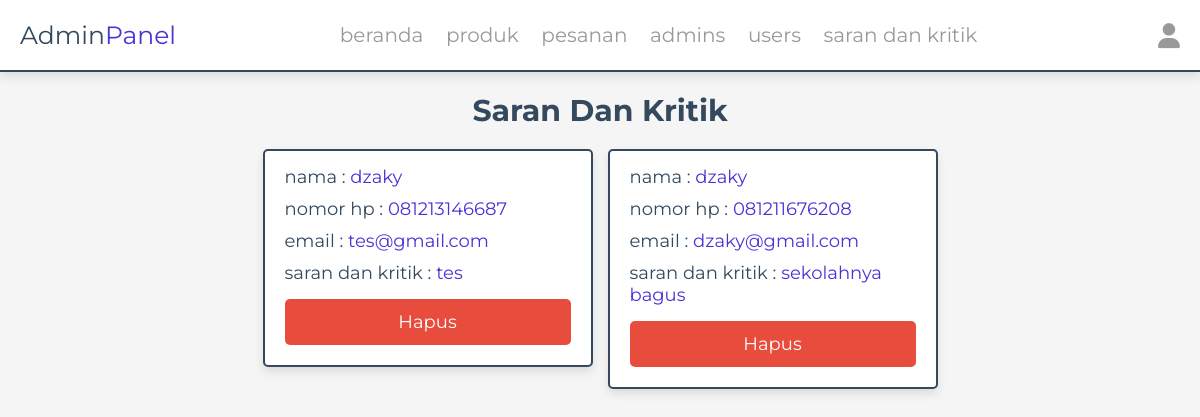
Screenshot of /admin/kritik.php (signed in) with the database file from the repository.
### tables this page shows
CREATE TABLE `kritik` (
  `id` int(100) NOT NULL,
  `user_id` int(100) NOT NULL,
  `nama` varchar(100) NOT NULL,
  `email` varchar(100) NOT NULL,
  `no_hp` varchar(13) NOT NULL,
  `kritik` varchar(255) NOT NULL
);

### admin/kritik.php (the view, shortened to what this page needs)
<?php
include '../components/connect.php';
?>
<!DOCTYPE html>
<html lang="en">
<head>
   <link rel="stylesheet" href="https://cdnjs.cloudflare.com/ajax/libs/font-awesome/6.1.1/css/all.min.css">
   <link rel="stylesheet" href="../css/admin_style.css">
</head>
<body>
<?php include '../components/admin_header.php' ?>
<section class="messages">
   <h1 class="heading">Saran dan Kritik</h1>
   <div class="box-container">
      <?php
         $select_kritik = $conn->prepare("SELECT * FROM `kritik`");
         $select_kritik->execute();
         if($select_kritik->rowCount() > 0){
            while($fetch_kritik = $select_kritik->fetch(PDO::FETCH_ASSOC)){
      ?>
      <div class="box">
         <p> nama : <span><?= $fetch_kritik['nama']; ?></span> </p>
         <p> nomor hp : <span><?= $fetch_kritik['no_hp']; ?></span> </p>
         <p> email : <span><?= $fetch_kritik['email']; ?></span> </p>
         <p> saran dan kritik : <span><?= $fetch_kritik['kritik']; ?></span> </p>
         <a href="kritik.php?delete=<?= $fetch_kritik['id']; ?>" class="delete-btn" onclick="return confirm('Hapus Pesan Ini?');">Hapus</a>
      </div>
      <?php
         }
      }else{
         echo '<p class="empty">Tidak Ada Saran dan Kritik</p>';
      }
      ?>
   </div>
</section>
</body>
</html>

### css/admin_style.css (style rules this page uses)
:root { --main-color:#4834d4; --red:#e74c3c; --orange:#f39c12; --black:#34495e; --white:#fff; --light-bg:#f5f5f5; --light-color:#999; --border:.2rem solid var(--black); --box-shadow:0 .5rem 1rem rgba(0,0,0,.1); }
* { font-family: 'Montserrat', sans-serif; margin:0; padding:0; box-sizing: border-box; text-decoration: none; outline: none; border:none; }
html { font-size: 62.5%; overflow-x: hidden; }
body { background-color: var(--light-bg); }
section { max-width: 1200px; margin:0 auto; padding:2rem; }
.btn, .delete-btn, .option-btn { display: block; margin-top: 1rem; border-radius: .5rem; cursor: pointer; width: 100%; font-size: 1.8rem; color:var(--white); padding:1.2rem 3rem; text-transform: capitalize; text-align: center; }
.delete-btn { background-color: var(--red); }
.heading { text-align: center; margin-bottom: 2rem; text-transform: capitalize; color:var(--black); font-size: 3rem; }
.messages .box-container { display: grid; grid-template-columns: repeat(auto-fit, 33rem); gap:1.5rem; justify-content: center; align-items: flex-start; }
.messages .box-container .box { background-color: var(--white); border-radius: .5rem; box-shadow: var(--box-shadow); border:var(--border); padding:2rem; padding-top: 1rem; }
.messages .box-container .box p { padding: .5rem 0; font-size: 1.8rem; color:var(--black); }
.messages .box-container .box p span { color:var(--main-color); }

### rows the page displays
kritik: nama "dzaky", no_hp "081213146687", email "tes@gmail.com", kritik "tes"
kritik: nama "dzaky", no_hp "081211676208", email "dzaky@gmail.com", kritik "sekolahnya bagus"
